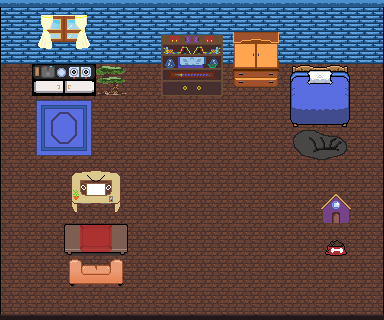

A 2D game scene composited from a Tiled map and its tileset images. What follows is a short description and the map's XML, with every tile layer's data as written:
An orthogonal 12x10 tile map with 32x32 px tiles, 1 tile layer (Tile Layer 1), 3 tilesets.

<map version="1.4" tiledversion="1.4.3" orientation="orthogonal" renderorder="right-down" width="12" height="10" tilewidth="32" tileheight="32" infinite="0" nextlayerid="2" nextobjectid="1">
 <tileset firstgid="1" source="Map Tileset TSX/Map Tileset 3.tsx" />
 <tileset firstgid="26" source="Map Tileset TSX/Map Tileset.tsx" />
 <tileset firstgid="51" source="Map Tileset TSX/Map Tileset 2.tsx" />
 <layer id="1" name="Tile Layer 1" width="12" height="10">
  <data encoding="csv">
48,63,64,32,32,32,32,32,32,32,32,47,
41,65,70,27,27,54,55,68,69,27,27,42,
36,33,34,56,26,59,60,73,74,52,53,37,
36,38,39,26,26,26,26,26,26,57,58,37,
36,43,44,26,26,26,26,26,26,61,62,37,
36,26,66,67,26,26,26,26,26,26,26,37,
36,26,71,72,26,26,26,26,26,26,40,37,
36,26,28,29,26,26,26,26,26,26,35,37,
36,26,75,1,26,26,26,26,26,26,26,37,
46,31,31,31,31,31,31,31,31,31,31,51
</data>
 </layer>
</map>